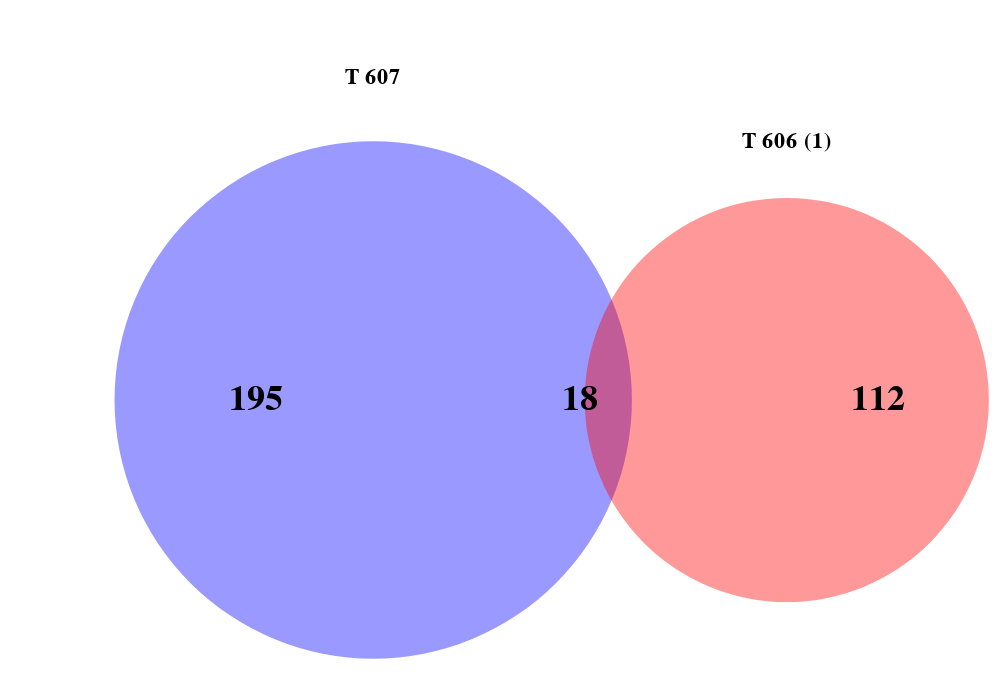

Vega-Lite specification stored for this chart:
### Vega specification from a JSON file in a GitHub repository (floating-point values rounded to 4 significant figures)
{"$schema": "https://vega.github.io/schema/vega/v6.json", "width": 500, "height": 350, "data": [{"name": "sets", "values": [{"id": "T 607", "x": 186.6, "y": 200, "radius": 145.9, "color": "blue"}, {"id": "T 606 (1)", "x": 393.4, "y": 200, "radius": 114.0, "color": "red"}]}, {"name": "sizes", "values": [{"label": "195", "x": 128.2, "y": 200}, {"label": "18", "x": 290.0, "y": 200}, {"label": "112", "x": 439.0, "y": 200}]}], "marks": [{"type": "symbol", "from": {"data": "sets"}, "encode": {"enter": {"x": {"field": "x"}, "y": {"field": "y"}, "size": {"signal": "datum.radius * datum.radius * PI"}, "shape": {"value": "circle"}, "fill": {"field": "color"}, "fillOpacity": {"value": 0.4}}}}, {"type": "text", "from": {"data": "sets"}, "encode": {"enter": {"x": {"field": "x"}, "y": {"signal": "datum.y - datum.radius - 10"}, "text": {"field": "id"}, "align": {"value": "center"}, "baseline": {"value": "bottom"}, "fontWeight": {"value": "bold"}}}}, {"type": "text", "from": {"data": "sizes"}, "encode": {"enter": {"x": {"field": "x"}, "y": {"field": "y"}, "text": {"field": "label"}, "align": {"value": "center"}, "baseline": {"value": "middle"}, "fontSize": {"value": 18}, "fontWeight": {"value": "bold"}}}}]}
